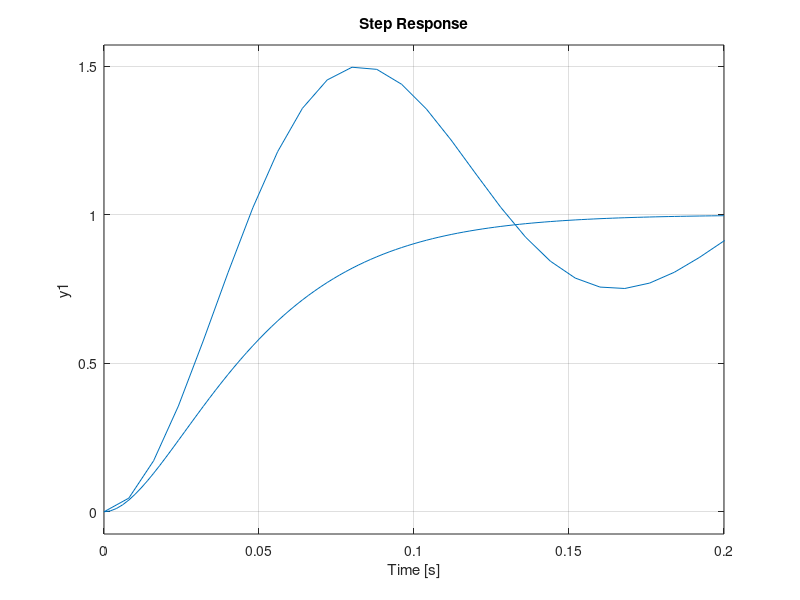

The MATLAB source for this figure:
clc, clear all

s = tf('s');

%% motor tf
Ke = .0111; % V*sec/rad
tauM = .0596; % sec

M = 1/Ke/(s*(1 + tauM*s)); % X/Vin

% velocity minor loop
kV = .04;
enc = kV*s;

Mc = 1/(1/M + enc); % X/Vin 

% position positive feedback
kP = 0;

%% series compensator tf (lag)

K = (s + 15)/(s + 1);

KM = K*Mc;

KMp = KM/(1 - kP*KM); % large minor loop

% pendulum tf
g = 9.8; % m/sec^2
l = 0.0936; % m
tauL = sqrt(l/g); % sec

G = -s^2/g/((tauL*s + 1)*(tauL*s - 1)); % Theta/X

Sys = KMp/(1 - G*KMp); % X/Theta (- because G is -)

figure(1)
clf
subplot(211)
margin(M)
hold on
margin(Mc)
subplot(223)
pzmap(G,'b',Mc,'r', K, 'g')
subplot(224)
step(1/(1+1/M))
hold on
step(1/(1+1/Mc))

% figure(2)
% clf
% rlocus(G*Mc*K)